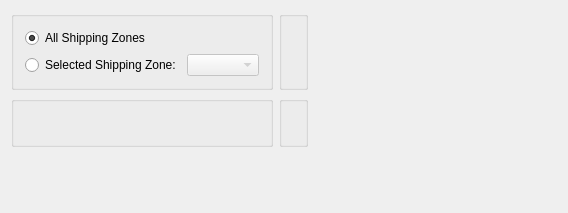
<?xml version="1.0" encoding="UTF-8"?>
<ui version="4.0">
 <comment>This file is part of the xTuple ERP: PostBooks Edition, a free and
open source Enterprise Resource Planning software suite,
Copyright (c) 1999-2010 by OpenMFG LLC, d/b/a xTuple.
It is licensed to you under the Common Public Attribution License
version 1.0, the full text of which (including xTuple-specific Exhibits)
is available at www.xtuple.com/CPAL.  By using this software, you agree
to be bound by its terms.</comment>
 <class>dspSummarizedSalesHistoryByShippingZone</class>
 <widget class="QWidget" name="dspSummarizedSalesHistoryByShippingZone">
  <property name="geometry">
   <rect>
    <x>0</x>
    <y>0</y>
    <width>568</width>
    <height>213</height>
   </rect>
  </property>
  <property name="windowTitle">
   <string>Summarized Sales History by Shipping Zone by Item</string>
  </property>
  <layout class="QHBoxLayout" name="horizontalLayout">
   <item>
    <layout class="QGridLayout" name="gridLayout_4">
     <item row="0" column="0">
      <widget class="QGroupBox" name="_shippingZoneGroup">
       <property name="title">
        <string/>
       </property>
       <layout class="QGridLayout" name="gridLayout_3">
        <item row="0" column="0" colspan="2">
         <widget class="QRadioButton" name="_allShippingZones">
          <property name="text">
           <string>All Shipping Zones</string>
          </property>
          <property name="checked">
           <bool>true</bool>
          </property>
         </widget>
        </item>
        <item row="1" column="0">
         <widget class="QRadioButton" name="_selectedShippingZone">
          <property name="text">
           <string>Selected Shipping Zone:</string>
          </property>
         </widget>
        </item>
        <item row="1" column="1">
         <widget class="XComboBox" name="_shipZone">
          <property name="enabled">
           <bool>false</bool>
          </property>
         </widget>
        </item>
       </layout>
      </widget>
     </item>
     <item row="0" column="1">
      <widget class="WarehouseGroup" name="_warehouse">
       <property name="title">
        <string/>
       </property>
       <property name="fixedSize">
        <bool>false</bool>
       </property>
      </widget>
     </item>
     <item row="1" column="0">
      <widget class="ParameterGroup" name="_productCategory">
       <property name="title">
        <string/>
       </property>
       <property name="fixedSize">
        <bool>false</bool>
       </property>
      </widget>
     </item>
     <item row="1" column="1">
      <widget class="QGroupBox" name="_datesGroup">
       <property name="title">
        <string/>
       </property>
       <layout class="QGridLayout" name="gridLayout_2">
        <item row="1" column="0">
         <widget class="DateCluster" name="_dates"/>
        </item>
        <item row="1" column="1">
         <spacer name="horizontalSpacer_2">
          <property name="orientation">
           <enum>Qt::Horizontal</enum>
          </property>
          <property name="sizeHint" stdset="0">
           <size>
            <width>0</width>
            <height>20</height>
           </size>
          </property>
         </spacer>
        </item>
       </layout>
      </widget>
     </item>
     <item row="2" column="0" colspan="2">
      <spacer name="verticalSpacer">
       <property name="orientation">
        <enum>Qt::Vertical</enum>
       </property>
       <property name="sizeHint" stdset="0">
        <size>
         <width>20</width>
         <height>0</height>
        </size>
       </property>
      </spacer>
     </item>
    </layout>
   </item>
   <item>
    <spacer name="horizontalSpacer">
     <property name="orientation">
      <enum>Qt::Horizontal</enum>
     </property>
     <property name="sizeHint" stdset="0">
      <size>
       <width>0</width>
       <height>20</height>
      </size>
     </property>
    </spacer>
   </item>
  </layout>
 </widget>
 <layoutdefault spacing="6" margin="11"/>
 <pixmapfunction>qPixmapFromMimeSource</pixmapfunction>
 <customwidgets>
  <customwidget>
   <class>DateCluster</class>
   <extends>QWidget</extends>
   <header>datecluster.h</header>
  </customwidget>
  <customwidget>
   <class>ParameterGroup</class>
   <extends>QGroupBox</extends>
   <header>parametergroup.h</header>
  </customwidget>
  <customwidget>
   <class>WarehouseGroup</class>
   <extends>QGroupBox</extends>
   <header>warehousegroup.h</header>
  </customwidget>
  <customwidget>
   <class>XComboBox</class>
   <extends>QComboBox</extends>
   <header>xcombobox.h</header>
  </customwidget>
 </customwidgets>
 <tabstops>
  <tabstop>_allShippingZones</tabstop>
  <tabstop>_selectedShippingZone</tabstop>
  <tabstop>_shipZone</tabstop>
  <tabstop>_productCategory</tabstop>
  <tabstop>_warehouse</tabstop>
 </tabstops>
 <resources/>
 <connections>
  <connection>
   <sender>_selectedShippingZone</sender>
   <signal>toggled(bool)</signal>
   <receiver>_shipZone</receiver>
   <slot>setEnabled(bool)</slot>
   <hints>
    <hint type="sourcelabel">
     <x>20</x>
     <y>20</y>
    </hint>
    <hint type="destinationlabel">
     <x>20</x>
     <y>20</y>
    </hint>
   </hints>
  </connection>
 </connections>
</ui>
